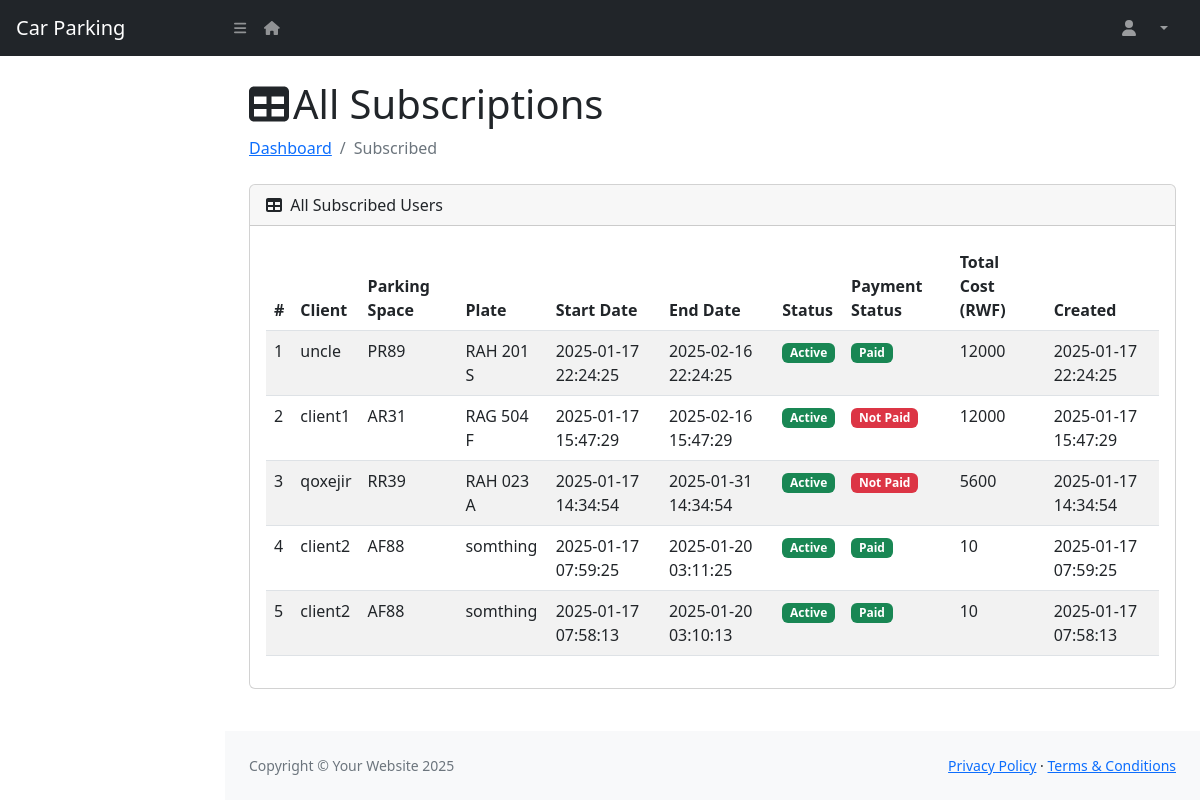
Before: /dashboard/subscribed/ with the older database file.
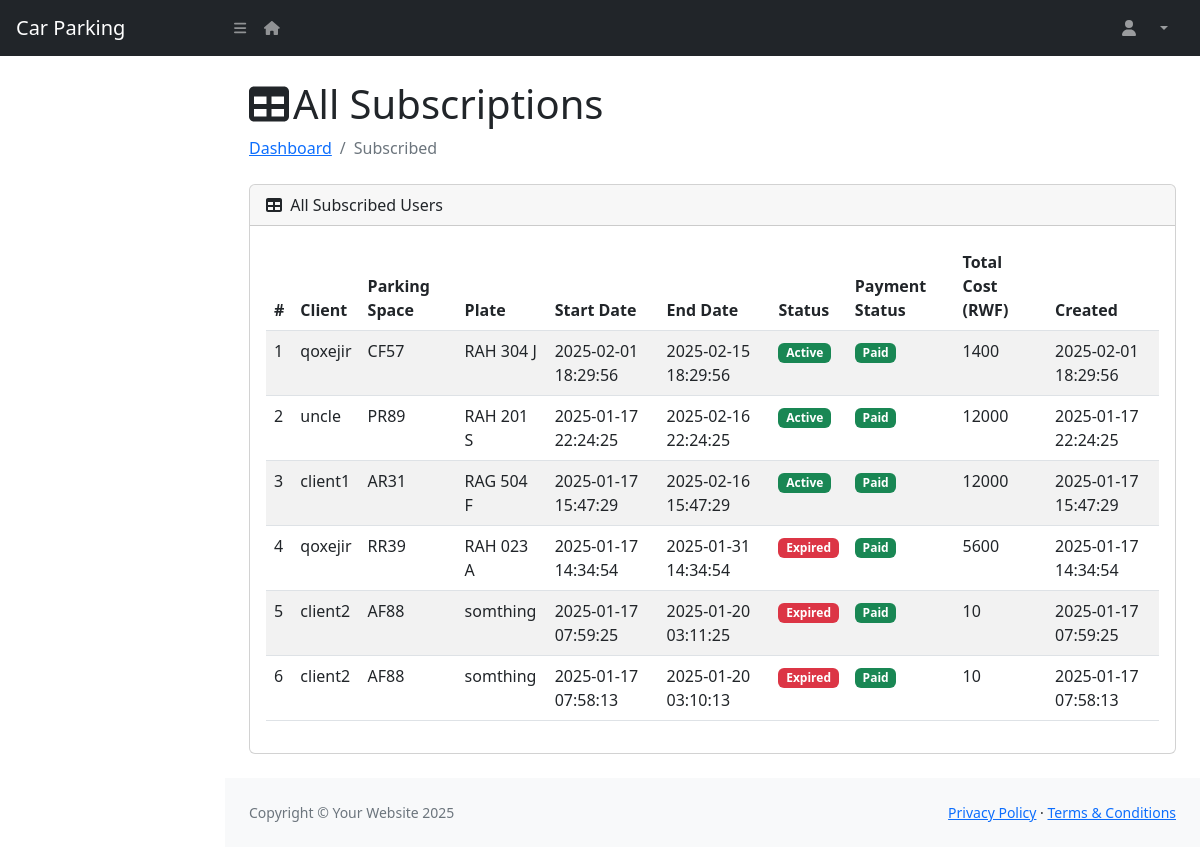
After: the same page with the newer database file.
### app/models.py (models this page shows, shortened)
class Subscribed(models.Model):
    STATUS_CHOICES = [
        ('ACTIVE', 'Active'),
        ('EXPIRED', 'Expired'),
        ('CANCELLED', 'Cancelled'),
    ]
    client = models.ForeignKey(User, null=True, on_delete=models.SET_NULL,limit_choices_to={'role': 'CLIENT'}, related_name='subscriptions')
    parking_space = models.ForeignKey(ParkingSpace, on_delete=models.CASCADE, related_name='subscriptions')
    plate = models.CharField(validators=[plate_regex], max_length=9,help_text="Car plate number (e.g., AAA 000 A).")
    start_date = models.DateTimeField(default=now, help_text="Start date and time of the subscription.")
    end_date = models.DateTimeField(help_text="End date and time of the subscription.")
    status = models.CharField(max_length=20, choices=STATUS_CHOICES, default='ACTIVE', help_text="Current status of the subscription.")
    payment_status = models.BooleanField(default=False, help_text="Payment status: Paid or Not Paid.")
    total_cost = models.IntegerField(default=0, help_text="Total cost of the subscription.")
    created_at = models.DateTimeField(auto_now_add=True)
    updated_at = models.DateTimeField(auto_now=True)

class User(AbstractUser):
    class Role(models.TextChoices):
        ATTENDANTS = "ATTENDANTS", "Attendants"
        ADMIN = "ADMIN", "Admin"
        CLIENT = "CLIENT", "Client"
    role = models.CharField(
        max_length=50,
        choices=Role.choices,
        default=Role.CLIENT  # Set default role to CLIENT
    )
    phone_number = models.CharField(
        validators=[phone_regex],
        max_length=10,
        unique=True,
        null=True
    )
    groups = models.ManyToManyField(
        'auth.Group',
        related_name='users',
        blank=True,
        help_text='The groups this user belongs to.'
    )
    user_permissions = models.ManyToManyField(
        'auth.Permission',
        related_name='users',
        blank=True,
        help_text='Specific permissions for this user.'
    )

class ParkingSpace(models.Model):
    parking_lot = models.ForeignKey('ParkingLot', on_delete=models.PROTECT, related_name='parking_spaces')
    subscription = models.ForeignKey('Subscription', on_delete=models.PROTECT, null=True, blank=True)
    space_code = models.CharField(max_length=6, unique=True)
    type = models.CharField(max_length=20, choices=SPACE_TYPE_CHOICES, default='REGULAR')
    status = models.BooleanField(default=False)
    created_at = models.DateTimeField(auto_now_add=True)

### app/views.py (the view)
# urls.py: path('dashboard/subscribed/', views.subscription_list, name='subscription_list'),
def subscription_list(request):
    subscriptions = Subscribed.objects.all().order_by('-created_at')  # Fetch all subscriptions ordered by latest
    return render(request, 'dashboard/subscribed-list.html', {'subscriptions': subscriptions})

### app/templates/app/dashboard/subscribed-list.html (shortened to what this page needs)
{% extends 'dashboard/base.html' %}
{% load humanize %}
{% block content %}
<link rel="stylesheet" href="https://cdn.datatables.net/2.2.1/css/dataTables.dataTables.css">
<link rel="stylesheet" href="https://cdn.datatables.net/buttons/3.2.1/css/buttons.dataTables.css">
<div class="container-fluid px-4">
                      <div class="d-flex justify-content-between align-items-center">
                        <h1 class="mt-4"><i class="fas fa-table me-1"></i>All Subscriptions</h1>
                      </div>
                        <ol class="breadcrumb mb-4">
                            <li class="breadcrumb-item "><a href="{% url 'dashboard' %}"> Dashboard </a></li>
                            <li class="breadcrumb-item active">Subscribed</li>
                        </ol>
                        <div class="card mb-4">
                            <div class="card-header">
                                <i class="fas fa-table me-1"></i>
                                All Subscribed Users
                            </div>
                            <div class="card-body">
                                <table id="example" class="table table-striped">
                                    <thead>
                                        <tr>
                                            <th>#</th>
                                            <th>Client</th>
                                            <th>Parking Space</th>
                                            <th>Plate</th>
                                            <th>Start Date</th>
                                            <th>End Date</th>
                                            <th>Status</th>
                                            <th>Payment Status</th>
                                            <th>Total Cost (RWF)</th>
                                            <th>Created</th>
                                        </tr>
                                    </thead>
                                    <tbody>
                                        {% for subscription in subscriptions %}
                                        <tr>
                                            <td>{{ forloop.counter }}</td>
                                            <td>{{ subscription.client.username|default:"N/A" }}</td>
                                            <td>{{ subscription.parking_space.space_code }}</td>
                                            <td>{{ subscription.plate }}</td>
                                            <td>{{ subscription.start_date|date:"Y-m-d H:i:s" }}</td>
                                            <td>{{ subscription.end_date|date:"Y-m-d H:i:s" }}</td>
                                            <td>
                                                <span class="badge {% if subscription.status == 'ACTIVE' %}bg-success{% elif subscription.status == 'EXPIRED' %}bg-danger{% else %}bg-warning{% endif %}">
                                                    {{ subscription.get_status_display }}
                                                </span>
                                            </td>
                                            <td>
                                                {% if subscription.payment_status %}
                                                    <span class="badge bg-success">Paid</span>
                                                {% else %}
                                                    <span class="badge bg-danger">Not Paid</span>
                                                {% endif %}
                                            </td>
                                            <td>{{ subscription.total_cost }}</td>
                                            <td>{{ subscription.created_at|date:"Y-m-d H:i:s" }}</td>
                                        </tr>
                                        {% empty %}
                                        <tr>
                                            <td colspan="10" class="text-center">No subscriptions found.</td>
                                        </tr>
                                        {% endfor %}
                                    </tbody>
                                </table>
                            </div>
                        </div>
                    </div>
                {% endblock %}

### app/templates/app/dashboard/base.html (shortened to what this page needs)
{% load static %}
<!DOCTYPE html>
<html lang="en">
    <head>
  <link href="https://cdn.jsdelivr.net/npm/simple-datatables@7.1.2/dist/style.min.css" rel="stylesheet" />
  <link href="{% static 'css/styles.css' %}" rel="stylesheet" />
</head>
<body class="sb-nav-fixed">
  {% include '../dashboard/includes/nav.html' %}
  <div id="layoutSidenav">
      <div id="layoutSidenav_content">
        {% block content %}{% endblock %}
  {% include '../dashboard/includes/footer.html' %}
</html>

### app/templates/app/dashboard/includes/nav.html (shortened to what this page needs)
{% load humanize %}
<nav class="sb-topnav navbar navbar-expand navbar-dark bg-dark">
  <a class="navbar-brand ps-3" href="{% url 'dashboard' %}">Car Parking</a>
  <button class="btn btn-link btn-sm order-1 order-lg-0 me-4 me-lg-0" id="sidebarToggle" href="#!"><i class="fas fa-bars"></i></button>
  <a href="/" class="btn btn-link btn-sm order-1 order-lg-0 me-4 me-lg-0" id="sidebarToggle" href="#!"><i class="fas fa-house"></i></a>
  <ul class="navbar-nav ms-auto ms-md-0 me-3 me-lg-4">
      <li class="nav-item dropdown">
          <a class="nav-link dropdown-toggle" id="navbarDropdown" href="#" role="button" data-bs-toggle="dropdown" aria-expanded="false"><i class="fas fa-user fa-fw"></i> &nbsp;{{ request.user.username }} &nbsp;</a>
      </li>
  </ul>
</nav>

### app/templates/app/dashboard/includes/footer.html (shortened to what this page needs)
{% load static %}
<footer class="py-4 bg-light mt-auto">
  <div class="container-fluid px-4">
      <div class="d-flex align-items-center justify-content-between small">
          <div class="text-muted">Copyright &copy; Your Website 2025</div>
          <div>
              <a href="#">Privacy Policy</a>
              &middot;
              <a href="#">Terms &amp; Conditions</a>
          </div>
      </div>
  </div>
</footer>
</div>
</div>
</body>

Changed rows visible on the page:
added Subscribed: client.username "qoxejir", parking_space.space_code "CF57", plate "RAH 304 J", start_date "2025-02-01 18:29:56", end_date "2025-02-15 18:29:56", status "Active", payment_status "Paid", total_cost "1400", created_at "2025-02-01 18:29:56"
changed Subscribed "RAG 504 F": payment_status "Not Paid" → "Paid"
changed Subscribed "RAH 023 A": status "Active" → "Expired"; payment_status "Not Paid" → "Paid"
changed Subscribed (number 5 of 6 on the later page): status "Active" → "Expired"
changed Subscribed (number 6 of 6 on the later page): status "Active" → "Expired"
